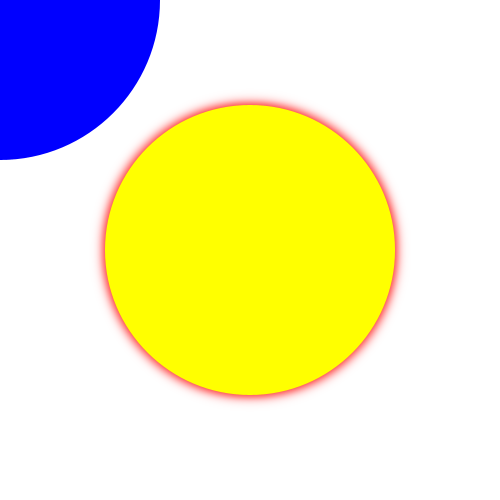
Frame 1 (no input)
Frame 60 (the mouse pressed at the canvas centre just before this capture): identical to frame 1, image omitted
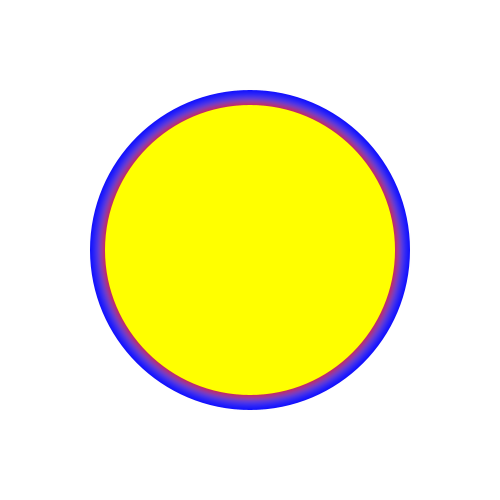
Frame 120 (the mouse held since frame 60 and released just before this capture)

The Processing sketch that drew these frames (run headless with seeded random() and noise(); from frame 60 on, the mouse is pressed at the canvas centre):

// Processing sketch: Day_004
// ── Day_004.pde
Demo1 demo1;
Demo2 demo2;
Demo3 demo3;
Demo4 demo4;
Demo5 demo5;
Demo6 demo6;
void setup() {
  size(500, 500);
  //{ 
  //  demo1 = new Demo1(); 
  //  demo1.setup();
  //}
  { 
    demo2 = new Demo2(); 
    demo2.setup();
  }
  // { demo3 = new Demo3(); demo3.setup(); }
  //{ 
  //  demo4 = new Demo4(); 
  //  demo4.setup();
  //}
  // { demo5 = new Demo5(); demo5.setup(); }
  // { demo6 = new Demo6(); demo6.setup(); }
}

void draw() {
  //demo1.draw();
   demo2.draw();
  // demo3.draw();
  //demo4.draw();
  // demo5.draw();
  // demo6.draw();
}

void keyPressed() {
  if (key == 's' || key == 'S') {
    save("Day_004.png");
  }
}

// ── Day_004_1.pde
class Demo1 {
  void setup() {
    smooth();
    background(0);
  }


  void draw() {
    background(0);

    drawLine();
  }

  void drawLine() {
    translate(width/2, height/2);
    stroke(0, 255, 0);
    strokeWeight(5);
    line(-200, -200, 200, 200);
    filter(BLUR, 3);
  }

  void drawCircle() {
    translate(width/2, height/2);
    noStroke();
    fill(255, 0, 255);
    circle(0, 0, 200);
    filter(BLUR, 6);
  }
}

// ── Day_004_2.pde
class Demo2 {
  PGraphics pg;

  void setup() {
    fill(0, 0, 255);
    noStroke();
    smooth();
    pg = createGraphics(width, height);
    pg.beginDraw();
    pg.translate(width/2, height/2);
    pg.smooth();
    pg.background(255, 0);
    pg.noStroke();
    pg.fill(255, 0, 0);
    pg.ellipse(0, 0, 300, 300);
    pg.filter( BLUR, 6 );
    pg.fill(255, 255, 0);
    pg.ellipse(0, 0, 290, 290);
    pg.endDraw();
  }

  void draw() {
    background(255);
    ellipse(mouseX, mouseY, 320, 320);
    image(pg, 0, 0);
  }
}

// ── Day_004_3.pde
class Demo3 {
  color c = color(255, 124, 0);
  float rMin = 20;
  float rMax = 40;
  float r = rMin;
  boolean grow = true;

  void setup() {
    frameRate(30);
    ellipseMode(CENTER);
    smooth();
    r = rMin;
  }

  void draw() {
    background(0);
    stroke(c);
    fill(c);
    ellipse(height/2, width/2, r, r);
    noFill();
    for (int i = 1; i < 20; i++) {
      stroke(red(c), green(c), blue(c), 255/i);
      strokeWeight(2);
      ellipse(height/2, width/2, r+i, r+i);
    }
    if ( grow ) {
      r += 8/frameRate;
      if ( r > rMax ) grow = false;
    } else {
      r -= 8/frameRate;
      if ( r < rMin ) grow = true;
    }
  }
}

// ── Day_004_4.pde
class Demo4 {
  PGraphics pg;

  void setup() {
    pg = createGraphics(width, height);
    paint();
  }

  void paint() {
    int colorAmount = 1 + int(random(3));
    float baseHue = random(255);

    background(0);

    pg.beginDraw();
    pg.background(0);
    pg.noStroke();
    pg.rectMode(CENTER);
    pg.colorMode(HSB);
    for (int i=0; i<100; i++) {
      float hu = (baseHue + (i%colorAmount) * (255/colorAmount)) % 255;  
      float s = random(200);
      float x = random(1);
      float y = random(1);
      pg.fill(hu, random(255), random(255));
      pg.pushMatrix();
      pg.translate(x*width, y*height);
      pg.rotate(TWO_PI * noise(x, y));
      pg.rect(0, 0, s, s);
      pg.popMatrix();
    }
    pg.endDraw();

    image(pg, 0, 0);

    pg.beginDraw();
    pg.filter(BLUR, 6);
    pg.endDraw();

    blend(pg, 0, 0, width, height, 6, 6, width, height, ADD);
  }

  void draw() {
  }
}
// ── Day_004_5.pde
class Demo5 {
  void setup() {
  }


  void draw() {
    background(0);

    glow3(new PVector(width / 2, height / 2), 10, 10, color(255, 0, 0));
  }

  // updating the pixels from the center source to the circle edges
  //
  // Pros
  // Circle boundary
  // Stable Pixels Update
  //
  // Cons
  // Step-like bright radials
  // Rough spreads

  void glow1(PVector gPos, float gSize, float spread, color spreadColor) {
    loadPixels();
    float distance = gSize;
    float rot = 0;
    while (rot < TWO_PI) { // spin the starting pixel draw by full rotation (360 degree = Two Pi)
      for (int len = 0; len < distance; len++) { //update pixels from center toward the current angle*boundary radius
        int x = floor(cos(rot) * len + gPos.x);
        int y = floor(sin(rot) * len + gPos.y);
        int index = x + y * width;
        float dx = gPos.x - x;
        float dy = gPos.y - y;
        float d = sqrt(sq(dx) + sq(dy));
        float col = spread / d;

        // drawing at the edges of the window? here is the solution
        if (index < height * width && index > 0)
          // update pixel
          pixels[index] = lerpColor(pixels[index], spreadColor, sq(col));
      }
      // next starting angle
      rot += 0.01;
    }
    updatePixels();
  }


  // updating the pixels from circle edges to another circle edges
  //
  // Pros
  // Circle boundary
  // Smooth Spread
  //
  // Cons
  // Unstable Spread
  // Changing distance leads to spread interference
  // minor spread error 

  void glow2(PVector gPos, float gSize, float spread, color spreadColor) {
    loadPixels();
    float k = 0;
    float distance = 100; // = gSize
    while (k < HALF_PI) { //
      int yPlus = floor(sin(TWO_PI - k) * distance + gPos.y); // for top part glows
      int yMinus = floor(sin(PI - (k + 0.01)) * distance + gPos.y); // for bottom part glows
      float aStart = PI + k; // starting angle
      float aEnd = TWO_PI - k; // ending angle
      int xStart = round(cos(aStart) * distance + gPos.x); // starting point.x 
      int xEnd  = round(cos(aEnd) * distance + gPos.x); // ending point x
      for (int i = xStart; i < xEnd; i++) { 
        float dx = gPos.x - i;
        float dy = gPos.y - yPlus;
        float d = sqrt(sq(dx) + sq(dy));
        float col = 1 / d * spread;

        //draw the top part
        int index = i + yMinus * width;
        if (index < height * width && index > 0)
          pixels[index] = lerpColor(pixels[index], spreadColor, sq(col));

        //draw the bottom part
        index = i + yPlus * width;
        if (index < height * width && index > 0)
          pixels[index] = lerpColor(pixels[index], spreadColor, sq(col));
      }
      k += 0.01;
    }
    updatePixels();
  }


  // updating pixels in given Rectangle boundary
  //
  // Pros
  // Stable Spread
  // Smooth Spread
  //
  // Cons
  // Rectangle boundary leads to bounded-like spread if boundary not quite big

  void glow3(PVector gPos, float gSize, float spread, color spreadColor) {
    loadPixels();
    for (int x = int(gPos.x - gSize); x < int(gPos.x + gSize); x++) {
      for (int y = int(gPos.y - gSize); y < int(gPos.y + gSize); y++) { 
        int index = x + y * width;
        float dx = gPos.x - x;
        float dy = gPos.y - y;
        float d = sqrt(sq(dx) + sq(dy));
        float col = 1 / d * spread;
        if (index < height * width && index > 0)
          pixels[index] = lerpColor(pixels[index], spreadColor, sq(col));
      }
    }
    updatePixels();
  }
}

// ── Day_004_6.pde
class Demo6 {
  void setup() {
    background(55);

    PShape ps = createShape(LINE, 50, 0, width-50, 0);
    color scol = color(220, 180, 20);
    float swmin = .5, swmax = 120.5, swinc = 6.0;

    int iters = (int) ((swmax - swmin) / swinc);
    int cnt = iters;

    for (float swcur=swmin; swcur<=swmax; swcur+=swinc) {
      color new_scol = colorHSV(scol, cnt--, iters, 2.5);
      ps.setStrokeWeight(swcur);
      ps.setStroke(new_scol);
      shape(ps, 0, height/2);
    }
  }

  color colorHSV(color col, int cur, int tot, float ramp) {
    colorMode(HSB, 360, 100, 100, 100);

    float curHue = hue(col);
    float curSat = saturation(col);
    float curVal = brightness(col);
    float curAlpha = alpha(col);

    curSat = lerp(curSat, 10, pow(cur/float(tot), ramp));
    curVal = lerp(curVal, 100, cur/float(tot));
    curAlpha = lerp(1, 25, pow(cur/float(tot), ramp));

    color c = color(curHue, curSat, curVal, curAlpha); 

    colorMode(RGB, 255, 255, 255, 255); // restore the colorMode
    return c;
  }

  void draw() {
  }
}
